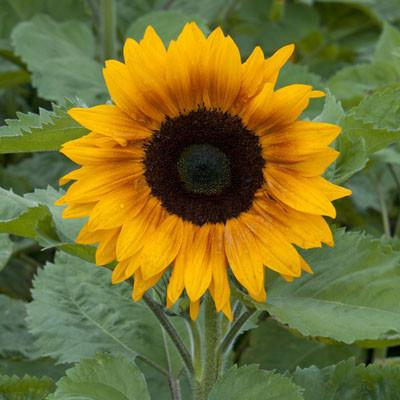
#> input picture images/sunflower.jpg, 400 x 400 px, found by its file name
$ python get_data.py
#> lines starting #> are read from the running program, lines starting #| are printed output that depends on the picture
import pandas as pd
import cv2
import numpy as np
from sklearn.cluster import KMeans
import math
import collections

import time
start = time.time()

img = cv2.imread('Q:\\print_a_pic\\images\\sunflower.jpg')
#> img is the input picture: shape (400, 400, 3); mean B, G, R 45.5, 112.7, 119.1
gray = cv2.cvtColor(img, cv2.COLOR_BGR2GRAY)
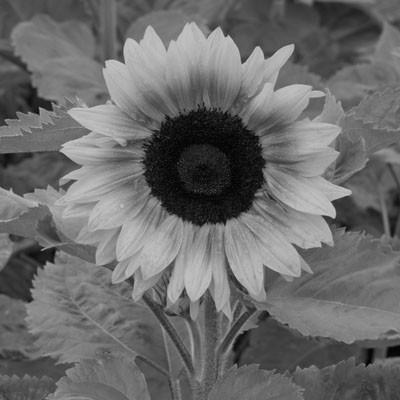
#> gray: shape (400, 400); min 2, max 205, mean 107
hsv = cv2.cvtColor(img, cv2.COLOR_BGR2HSV)
#> hsv: shape (400, 400, 3); mean H, S, V 38.2, 152.1, 133.9
edge = cv2.Canny(img, 200, 200)
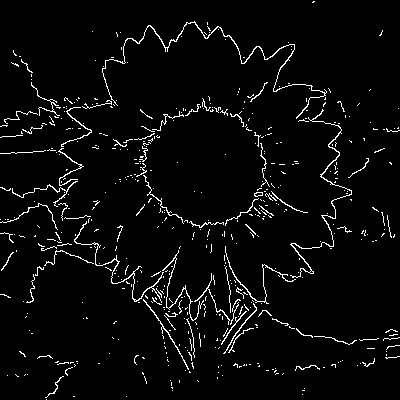
#> edge: shape (400, 400); 3.9% white in thin lines or dots
h, w, _ = img.shape
#> h = 400; w = 400

# PARAMS
layers = 7
heightMod = 1.2
resize = False
scale_percent = .5

bgrpx = img.reshape(h*w, 3)
hsvpx = hsv.reshape(h*w, 3)

df = pd.DataFrame({
    'f1': bgrpx[0:, 0],
    'f2': bgrpx[0:, 1],
    'f3': bgrpx[0:, 2]
})
#> df = table of 160000 rows and 3 columns

print("imports and data loaded " + str(time.time() - start))

kmeans = KMeans(n_clusters = layers)
kmeans.fit(df)
z = kmeans.labels_

print("clust finished " + str(time.time() - start))

x, y = [], []
for j in range(h):
    for i in range(w):
        x.append(i)
        y.append(j)


def distances():
    meep = np.zeros(layers)
    count = np.zeros(layers)
    for t in range(layers):
        for p in range(h*w):
            if z[p] == t:
                meep[t] += math.sqrt( (w/2 - x[p])**2 + (h/2 - y[p])**2 )
                count[t] += 1
    return meep/count


d = {}
avg = distances()
for t in range(len(avg)):
    d[avg[t]] = t
od = collections.OrderedDict(sorted(d.items()))
reshape = list(od.values())[::-1]
#> reshape = [5, 2, 6, 4, 3, 1, 0]


def flipflop():
    for p in range(h*w):
        for t in range(len(reshape)):
            if z[p] == reshape[t]:
                z[p] = t
                break

print("starting flipflop " + str(time.time() - start))

flipflop()

print("flipflop complete " + str(time.time() - start))

edgeValues = edge.reshape(h*w, 1)

def add_edges():
    for t in range(len(z)):
        if edgeValues[t] == 255:
            z[t] += .5

            # [4 lines of commented-out code are left out]

add_edges()
for pt in range(len(z)):
    # z[pt] = z[pt] * 255 / layers # TO DISPLAY
    z[pt] = z[pt] * heightMod # * 255 / layers # SCALE DOWN FOR RENDER

print("edges added " + str(time.time() - start))

new = gray.copy()
p = 0
for j in range(h):
    for i in range(w):
        new[j][i] = z[p]
        p += 1
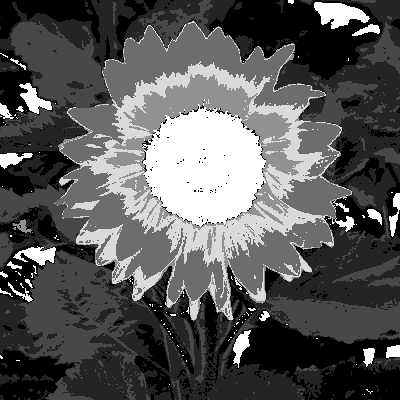
#> new: shape (400, 400); min 0, max 7, mean 2.43; drawn with min black and max white
#> after the loop, p = 160000

kernel = np.ones((5, 5), np.float32) / 25
blur = cv2.filter2D(new, -1, kernel)
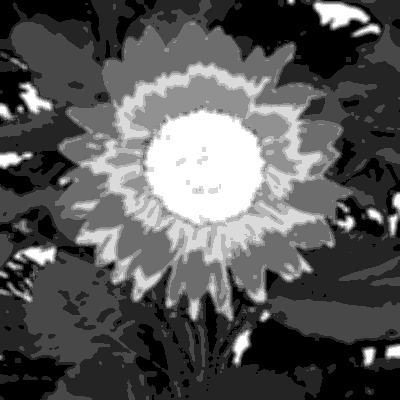
#> blur: shape (400, 400); min 0, max 7, mean 2.42; drawn with min black and max white

# cv2.imwrite(''Q:\\print_a_pic\\rend\\img.jpg', new)

print("blurred and finished. total time: " + str(time.time() - start))


if resize == True:

    w_down = int(w * scale_percent)
    h_down = int(h * scale_percent)
    down = cv2.resize(blur, (w_down, h_down), interpolation = cv2.INTER_AREA)

# [7 lines of commented-out code are left out]
x = []
y = []
z = []

for i in range(w):
    for j in range(h):
        x.append(i)
        y.append(j)
        z.append(blur[j, i])
#> after the loop, x = 160000 items; y = 160000 items; z = 160000 items

save = pd.DataFrame({
    'x': x,
    'y': y,
    'z': z
})
#> save = table of 160000 rows and 3 columns

save.to_csv('Q:\\print_a_pic\\rend2\\data.csv', index=False, header=False)
